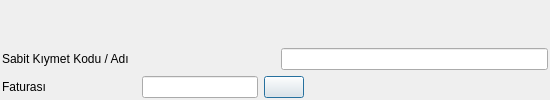
<?xml version="1.0" encoding="UTF-8"?>
<ui version="4.0">
 <class>DMR_SATIS_FORMU</class>
 <widget class="QDialog" name="DMR_SATIS_FORMU">
  <property name="geometry">
   <rect>
    <x>0</x>
    <y>0</y>
    <width>550</width>
    <height>100</height>
   </rect>
  </property>
  <property name="sizePolicy">
   <sizepolicy hsizetype="Expanding" vsizetype="Expanding">
    <horstretch>0</horstretch>
    <verstretch>0</verstretch>
   </sizepolicy>
  </property>
  <property name="minimumSize">
   <size>
    <width>550</width>
    <height>100</height>
   </size>
  </property>
  <property name="maximumSize">
   <size>
    <width>550</width>
    <height>100</height>
   </size>
  </property>
  <property name="windowTitle">
   <string>Sabit Kıymetler Satışı</string>
  </property>
  <layout class="QGridLayout" name="gridLayout_2" rowstretch="1,10">
   <property name="margin">
    <number>2</number>
   </property>
   <item row="0" column="0">
    <widget class="QWidget" name="kernel_buttons_widget" native="true"/>
   </item>
   <item row="1" column="0">
    <layout class="QGridLayout" name="gridLayout">
     <item row="0" column="0">
      <widget class="QLabel" name="label">
       <property name="sizePolicy">
        <sizepolicy hsizetype="Fixed" vsizetype="Fixed">
         <horstretch>0</horstretch>
         <verstretch>0</verstretch>
        </sizepolicy>
       </property>
       <property name="text">
        <string>Sabit Kıymet Kodu / Adı  </string>
       </property>
      </widget>
     </item>
     <item row="0" column="1" colspan="3">
      <layout class="QHBoxLayout" name="horizontalLayout" stretch="1,2">
       <item>
        <widget class="QSearchEdit" name="searchEdit_dmr_kodu">
         <property name="sizePolicy">
          <sizepolicy hsizetype="Expanding" vsizetype="Fixed">
           <horstretch>0</horstretch>
           <verstretch>0</verstretch>
          </sizepolicy>
         </property>
         <property name="whatsThis">
          <string>Arama widget. </string>
         </property>
         <property name="QSearchEdit" stdset="0">
          <rect>
           <x>0</x>
           <y>0</y>
           <width>100</width>
           <height>100</height>
          </rect>
         </property>
        </widget>
       </item>
       <item>
        <widget class="QLineEdit" name="lineEdit_dmr_ismi">
         <property name="readOnly">
          <bool>true</bool>
         </property>
        </widget>
       </item>
      </layout>
     </item>
     <item row="1" column="0">
      <widget class="QLabel" name="label_2">
       <property name="sizePolicy">
        <sizepolicy hsizetype="Fixed" vsizetype="Fixed">
         <horstretch>0</horstretch>
         <verstretch>0</verstretch>
        </sizepolicy>
       </property>
       <property name="text">
        <string>Faturası</string>
       </property>
      </widget>
     </item>
     <item row="1" column="1">
      <widget class="QLineEdit" name="lineEdit_faturasi">
       <property name="readOnly">
        <bool>true</bool>
       </property>
      </widget>
     </item>
     <item row="1" column="2">
      <widget class="QPushButton" name="pushButton_fatura_sec">
       <property name="text">
        <string/>
       </property>
       <property name="icon">
        <iconset resource="../e9_icons.qrc">
         <normaloff>:/e9_icons/E9_ICONS/fatura.png</normaloff>:/e9_icons/E9_ICONS/fatura.png</iconset>
       </property>
       <property name="iconSize">
        <size>
         <width>22</width>
         <height>22</height>
        </size>
       </property>
      </widget>
     </item>
     <item row="1" column="3">
      <spacer name="horizontalSpacer_3">
       <property name="orientation">
        <enum>Qt::Horizontal</enum>
       </property>
       <property name="sizeHint" stdset="0">
        <size>
         <width>238</width>
         <height>20</height>
        </size>
       </property>
      </spacer>
     </item>
    </layout>
   </item>
  </layout>
 </widget>
 <customwidgets>
  <customwidget>
   <class>QSearchEdit</class>
   <extends>QWidget</extends>
   <header>QSearchEdit.h</header>
  </customwidget>
 </customwidgets>
 <resources>
  <include location="../e9_icons.qrc"/>
 </resources>
 <connections/>
</ui>
